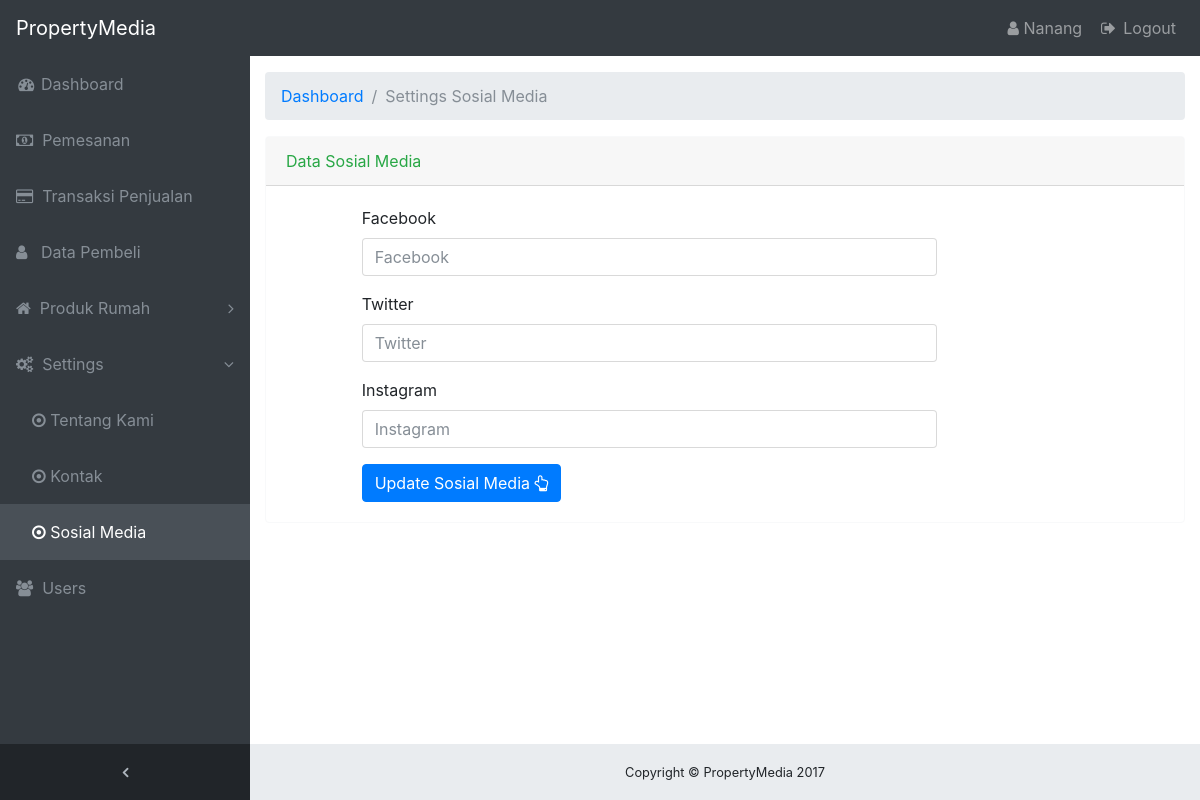
The page /admin/?menu=sosmed (signed in) on the database as committed earlier.
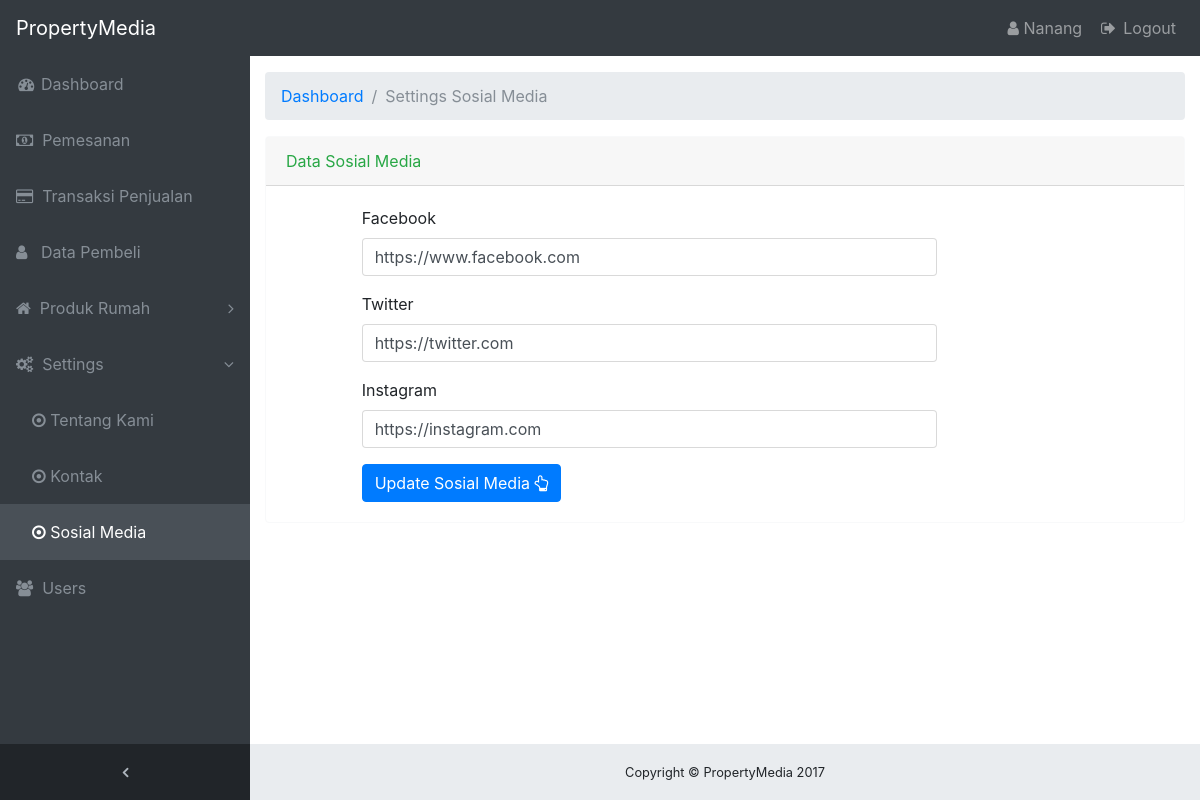
The same page on the database as committed later.
### tables this page shows
CREATE TABLE `users` (
  `id` int(11) NOT NULL,
  `nama` varchar(150) NOT NULL,
  `email` varchar(150) NOT NULL,
  `password` varchar(150) NOT NULL,
  `photo` varchar(225) NOT NULL,
  `role` varchar(50) NOT NULL
);

CREATE TABLE `info_about` (
  `id` int(11) NOT NULL,
  `strategi` text NOT NULL,
  `visi` text NOT NULL,
  `tujuan` text NOT NULL,
  `misi` text NOT NULL,
  `profile` text NOT NULL,
  `email` varchar(150) NOT NULL,
  `alamat` text NOT NULL,
  `no_telp` varchar(100) NOT NULL,
  `facebook` varchar(225) NOT NULL,
  `twitter` varchar(225) NOT NULL,
  `instagram` varchar(225) NOT NULL
);

### admin/core/config_database.php (called while the page is built, shortened)
<?php
class Database
{
	private $config = array(
				"servername"	=>	"localhost",
				"username"		=>	"root",
				"password"		=>	"",
				"dbname"		=>	"property",
			);
	function mySqli()
	{
		$this->db = new mysqli($this->config["servername"], $this->config["username"], $this->config["password"], $this->config["dbname"]);
		return $this->db;
	}
}
?>

### admin/core/db_mysqli.php (called while the page is built, shortened)
<?php
require_once 'config_database.php';
class Model_mysqli extends Database
{
	private $db;
	private $table;
	private $primary_id = "id";
	function __construct()
	{
		$this->db = parent::mySqli();
	}
	public function setTable($tablName)
	{
		$this->table = $tablName;
	}
	public function getById($id)
	{
		$id = self::escape_quote($id);
		$sql = "SELECT * FROM ".$this->table." WHERE ".$this->primary_id." = ".$id;
		$result = $this->db->query($sql);
		if ($result) {
			return $result->fetch_assoc();
		} else {
			return false;
		}
	}
	public function escape_quote($value)
	{
		$value = $this->db->real_escape_string($value);
		return $value;
	}
}
?>

### admin/menu/sosmed/index.php (the view, shortened to what this page needs)
<ol class="breadcrumb">
  	<li class="breadcrumb-item">
    	<a href="/property/admin/">Dashboard</a>
 	</li>
  	<li class="breadcrumb-item active">Settings Sosial Media</li>
</ol>
<?php
	$modelAbout = new Model_mysqli();
	$modelAbout->setTable("info_about");
	$getByIdAbout = $modelAbout->getById(1);
?>
<div class="card border-light">
	<form action="" method="POST">
		<div class="card-header text-success">Data Sosial Media</div>
		<div class="card-body">
			<div class="row">
				<div class="col-md-1"></div>
				<div class="col-md-8">
					<div class="form-group">
						<label>Facebook</label>
						<input type="text" name="facebook" class="form-control" value="<?php echo $getByIdAbout["facebook"]; ?>" placeholder="Facebook" required>
					</div>
					<div class="form-group">
						<label>Twitter</label>
						<input type="text" name="twitter" class="form-control" value="<?php echo $getByIdAbout["twitter"]; ?>" required placeholder="Twitter" >
					</div>
					<div class="form-group">
						<label>Instagram</label>
						<input type="text" name="instagram" class="form-control" value="<?php echo $getByIdAbout["instagram"]; ?>" required placeholder="Instagram" >
					</div>
					<button type="submit" name="btnSimpan" class="btn btn-primary">Update Sosial Media <i class="fa fa-hand-o-up"></i></button>
				</div>
			</div>
		</div>
	</form>
</div>

### admin/index.php (shortened to what this page needs)
<?php
    if (isset($_SESSION["user_admin"])) {
        $admin = $_SESSION["user_admin"];
    } else {
        $admin = null;
    }
    require_once '/core/db_mysqli.php';
?>
<?php
    if (isset($_GET["ajax"])) {
        $getAjax = $_GET["ajax"];
        $getAjax = explode("/", $getAjax);
        if($getAjax[0] == ""){
            echo "<script> document.location.href = '/property/admin'; </script>";
        } else if (!isset($getAjax[1])) {
            $getAjax = $getAjax[0]."/index";
        } else if ($getAjax[1] == "") {
            $getAjax = $getAjax[0]."/index";
        } else {
            $getAjax = $getAjax[0]."/".$getAjax[1];
        }
        if (!file_exists("ajax/".$getAjax.".php")) {
?>
            <h1>404 Page Not Found</h1>
            <p>The page you requested was not found.</p>
<?php
        } else {
            include_once '/ajax/'.$getAjax.".php";
        }
    } else {
?>
        <?php require '/template/header.php'; ?>
    <?php
        if (isset($_GET["menu"])) {
            $getMenu = $_GET["menu"];
            $getMenu = explode("/", $getMenu);
            if($getMenu[0] == ""){
                echo "<script> document.location.href = '/property/admin'; </script>";
            } else if (!isset($getMenu[1])) {
                $getMenu = $getMenu[0]."/index";
            } else if ($getMenu[1] == "") {
                $getMenu = $getMenu[0]."/index";
            } else {
                $getMenu = $getMenu[0]."/".$getMenu[1];
            }
            if (!file_exists("menu/".$getMenu.".php")) {
    ?>
                <h1>404 Page Not Found</h1>
                <p>The page you requested was not found.</p>
    <?php
            } else {
                include_once("/menu/".$getMenu.".php");
            }
        }
    ?>
        <?php require '/template/footer.php'; ?>
<?php } ?>

### admin/template/header.php (shortened to what this page needs)
<!DOCTYPE html>
<html lang="en">
  <head>
    <link href="assets/vendor/bootstrap/css/bootstrap.min.css" rel="stylesheet">
    <link href="assets/vendor/font-awesome/css/font-awesome.min.css" rel="stylesheet" type="text/css">
    <link href="assets/vendor/datatables/dataTables.bootstrap4.css" rel="stylesheet">
    <link href="assets/css/sb-admin.css" rel="stylesheet">
  </head>
  <body class="fixed-nav sticky-footer bg-dark" id="page-top">
    <nav class="navbar navbar-expand-lg navbar-dark bg-dark fixed-top" id="mainNav">
      <a class="navbar-brand" href="/property/admin/">PropertyMedia</a>
      <div class="collapse navbar-collapse" id="navbarResponsive">
        <ul class="navbar-nav navbar-sidenav" id="exampleAccordion">
        <?php
            if (isset($_GET["menu"])) {
                $menu = $_GET["menu"];
                $uri = explode("/", $menu);
                $uri = $uri[0];
            } else {
                $uri = "";
            }
         ?>
          <li class="nav-item <?php echo !isset($menu) ? 'active' : ''; ?>" data-toggle="tooltip" data-placement="right" title="Dashboard">
            <a class="nav-link" href="/property/admin/">
              <i class="fa fa-fw fa-dashboard"></i>
              <span class="nav-link-text">
                Dashboard</span>
            </a>
          </li>
          <li class="nav-item <?php echo $uri == 'pemesanan' ? 'active' : ''; ?>" data-toggle="tooltip" data-placement="right" title="Pemesanan">
            <a class="nav-link" href="?menu=pemesanan">
              <i class="fa fa-money"></i>&nbsp;
              <span class="nav-link-text">
                Pemesanan</span>
            </a>
          </li>
          <li class="nav-item <?php echo $uri == 'penjualan' ? 'active' : ''; ?>" data-toggle="tooltip" data-placement="right" title="Pemesanan">
            <a class="nav-link" href="?menu=penjualan">
              <i class="fa fa-credit-card"></i>&nbsp;
              <span class="nav-link-text">
                Transaksi Penjualan</span>
            </a>
          </li>
          <li class="nav-item <?php echo $uri == 'pembeli' ? 'active' : ''; ?>" data-toggle="tooltip" data-placement="right" title="Data Pembeli">
            <a class="nav-link" href="?menu=pembeli">
              <i class="fa fa-user"></i>&nbsp;&nbsp;
              <span class="nav-link-text">
                Data Pembeli</span>
            </a>
          </li>
          <li class="nav-item" data-toggle="tooltip" data-placement="right" title="Produk Rumah">
            <a class="nav-link nav-link-collapse <?php if($uri == 'rumah_kategori' || $uri == 'rumah') { echo '';} else { echo 'collapsed'; } ?>" data-toggle="collapse" href="#collapseExamplePages" data-parent="#exampleAccordion">
              <i class="fa fa-home"></i>&nbsp;
              <span class="nav-link-text">
                Produk Rumah</span>
            </a>
          </li>
          <li class="nav-item" data-toggle="tooltip" data-placement="right" title="Settings">
            <a class="nav-link nav-link-collapse <?php if($uri == 'about' || $uri == 'contact' || $uri == 'sosmed') { echo '';} else { echo 'collapsed'; } ?>" data-toggle="collapse" href="#settings" data-parent="#settings">
              <i class="fa fa-gears"></i>&nbsp;
              <span class="nav-link-text">
                Settings</span>
            </a>
              <ul class="sidenav-second-level collapse <?php if($uri == 'about' || $uri == 'contact' || $uri == 'sosmed') { echo 'show';} ?> " id="settings">
                <li class="nav-item <?php echo $uri == 'about' ? 'active' : ''; ?>">
                  <a href="?menu=about">
                    <i class="fa fa-dot-circle-o"></i>
                    Tentang Kami
                  </a>
                </li>
                <li class="nav-item <?php echo $uri == 'contact' ? 'active' : ''; ?>">
                  <a href="?menu=contact">
                    <i class="fa fa-dot-circle-o"></i>
                    Kontak
                  </a>
                </li>
                <li class="nav-item <?php echo $uri == 'sosmed' ? 'active' : ''; ?>">
                  <a href="?menu=sosmed">
                    <i class="fa fa-dot-circle-o"></i>
                    Sosial Media
                  </a>
                </li>
              </ul>
          </li>
          <li class="nav-item <?php echo $uri == 'users' ? 'active' : ''; ?>" data-toggle="tooltip" data-placement="right" title="Users">
            <a class="nav-link" href="?menu=users">
              <i class="fa fa-users"></i>&nbsp;
              <span class="nav-link-text">
                Users</span>
            </a>
          </li>
        </ul>
        <ul class="navbar-nav sidenav-toggler">
          <li class="nav-item">
            <a class="nav-link text-center" id="sidenavToggler">
              <i class="fa fa-fw fa-angle-left"></i>
            </a>
          </li>
        </ul>
        <ul class="navbar-nav ml-auto">
          <li class="nav-item">
            <a href="?menu=users/profile" class="nav-link">
              <i class="fa fa-user"></i>
              <?php
                  $model = new Model_mysqli();
                  $model->setTable("users");
                  $adminNama = $model->getById($admin["id"]);
                  echo $adminNama["nama"];
              ?>
            </a>
          </li>
          <li class="nav-item">
            <a class="nav-link" data-toggle="modal" data-target="#exampleModal">
              <i class="fa fa-fw fa-sign-out"></i>
              Logout</a>
          </li>
        </ul>
      </div>
    </nav>
    <div class="content-wrapper">
      <div class="container-fluid">

### admin/template/footer.php (shortened to what this page needs)
 </div>
    </div>
    <footer class="sticky-footer">
      <div class="container">
        <div class="text-center">
          <small>Copyright &copy; PropertyMedia 2017 <?php echo date("Y") > 2017 ? "- ".date("Y") : ""; ?></small>
        </div>
      </div>
    </footer>
  </body>
</html>

Rows that differ between the two databases and show on the page:
now on this page (row edited): info_about: facebook "https://www.facebook.com", twitter "https://twitter.com", instagram "https://instagram.com"
